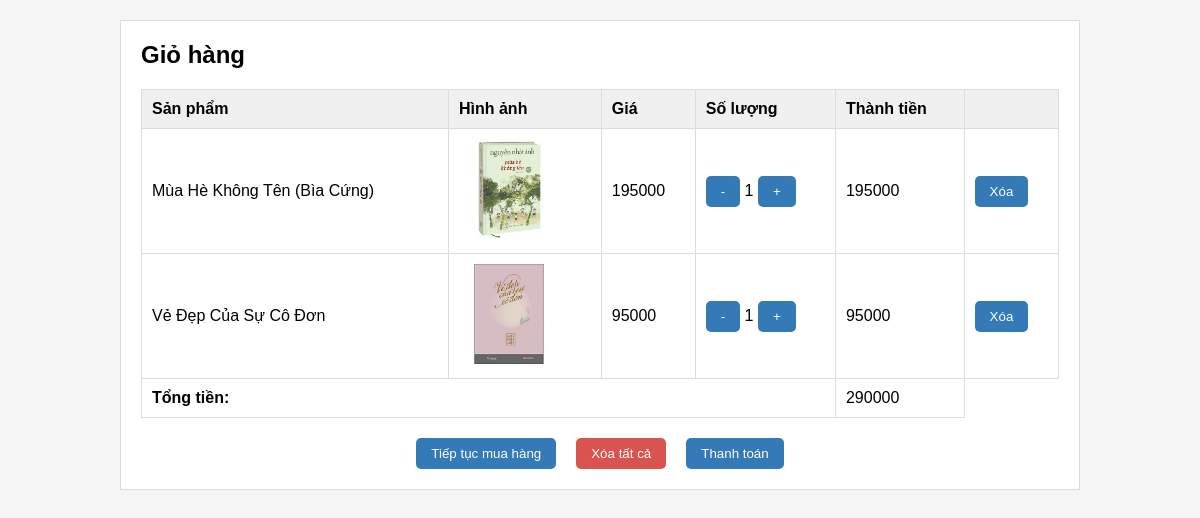
Page /User/Cart/cart_page.php on the committed database.
### tables this page shows
CREATE TABLE `cart` (
  `id` int(11) NOT NULL,
  `product_id` int(11) NOT NULL,
  `product_name` varchar(50) NOT NULL,
  `product_image` varchar(50) NOT NULL,
  `product_price` int(11) NOT NULL,
  `member_id` int(11) NOT NULL,
  `quantity` int(11) NOT NULL
);

### conn_db.php (called while the page is built, shortened)
<?php
    function connectToDatabase(){
        $servername = 'localhost';
        $username = 'root';
        $password = '';
        $name_db = 'starbook_database';
        $conn = new mysqli($servername, $username, $password, $name_db);
        return $conn;
    }
    function queryDatabase($sql){
        $conn = connectToDatabase();
        $result = $conn->query($sql);
        $data = [];
        while ($row = $result->fetch_assoc()) {
            $data[] = $row;
        }
        return $data;
    }
?>

### User/Cart/cart_functions.php (called while the page is built, shortened)
<?php
    include_once "../../conn_db.php";
    function getCartItems($memberID){
        $sql = "SELECT * FROM `cart` WHERE `member_id` = '{$memberID}'";
        return queryDatabase($sql);
    }
    function getTotalCart($memberID){
        $total = 0;
        $products = getCartItems($memberID);
        foreach($products as $product){
            $total += $product['product_price'] * $product['quantity'];
        }
        return $total;
    }
?>

### User/Cart/cart_page.php (the view, shortened to what this page needs)
<?php
    include "cart_functions.php";
    $cartItems = getCartItems($_SESSION['member_id']);
    $totalCart = getTotalCart($_SESSION['member_id']);
?>
<!DOCTYPE html>
<html lang="en">
<head>
    <link rel="stylesheet" href="cart_page.css">
</head>
<body>
    <div class="main_content">
        <h1>Giỏ hàng</h1>
        <?php if (empty($cartItems)): ?>
            <p>Giỏ hàng trống</p>
        <?php else: ?>
            <table>
                <tr>
                    <th>Sản phẩm</th>
                    <th>Hình ảnh</th>
                    <th>Giá</th>
                    <th>Số lượng</th>
                    <th>Thành tiền</th>
                    <th></th>
                </tr>
                <?php foreach ($cartItems as $item): ?>
                <tr>
                    <td><?php echo $item['product_name']; ?></td>
                    <td><img src="../../images/<?php echo $item['product_image']; ?>" alt="<?php echo $item['product_name']; ?>"></td>
                    <td><?php echo $item['product_price']; ?></td>
                    <td>
                        <form method="post">
                            <input type="hidden" name="quantity" value="<?php echo $item['quantity']; ?>"> <button type="submit" name="decrease_quantity">-</button>
                            <span id="quantity-<?php echo $item['product_id']; ?>"><?php echo $item['quantity']; ?></span> <button type="submit" name="increase_quantity">+</button>
                        </form>
                    </td>
                    <td><?php echo $item['product_price'] * $item['quantity']; ?></td>
                    <td>
                        <form method="post">
                            <button type="submit" name="remove_item" onclick="return confirm('Bạn có chắc chắn muốn xóa sản phẩm này?');">Xóa</button>
                        </form>
                    </td>
                </tr>
                <?php endforeach; ?>
                <tr>
                    <td colspan="4"><b>Tổng tiền:</b></td>
                    <td><?php echo $totalCart;?></td>
                </tr>
            </table>
            <div class="footer_button">
                <form method="post">
                    <button type="submit" name="continue_shopping">Tiếp tục mua hàng</button>
                </form>
                <form method="post">
                    <button type="submit" name="clear_cart" onclick="return confirm('Bạn có chắc chắn muốn xóa toàn bộ giỏ hàng?');">Xóa tất cả</button>
                </form>
                <form method="post">
                    <button type="submit" name="order_cart">Thanh toán</button>
                </form>
            </div>
        <?php endif; ?>
    </div>
</body>
</html>

### User/Cart/cart_page.css (style rules this page uses)
* { margin: 0; padding: 0; box-sizing: border-box; }
body { font-family: Arial, sans-serif; background-color: #f5f5f5; }
.main_content { background-color: #fff; padding: 20px; border: 1px solid #ddd; margin: 20px auto; max-width: 960px; }
h1 { font-size: 24px; font-weight: bold; margin-bottom: 20px; }
table { width: 100%; border-collapse: collapse; margin-bottom: 20px; }
td, th { padding: 10px; border: 1px solid #ddd; text-align: left; }
th { background-color: #f0f0f0; }
button { background-color: #337ab7; color: #fff; padding: 8px 15px; border: none; border-radius: 5px; cursor: pointer; }
img { max-width: 100px; height: auto; }
.footer_button { display: flex; justify-content: center; gap: 20px; }
.footer_button button[name="clear_cart"] { background-color: #d9534f; }

### rows in the picture
cart: product_name "Mùa Hè Không Tên (Bìa Cứng)", product_image (picture), product_price "195000", quantity "1", $item['product_price']*$item['quantity'] "195000"
cart: product_name "Vẻ Đẹp Của Sự Cô Đơn", product_image (picture), product_price "95000", quantity "1", $item['product_price']*$item['quantity'] "95000"

### other values in the picture
$totalCart "290000"
